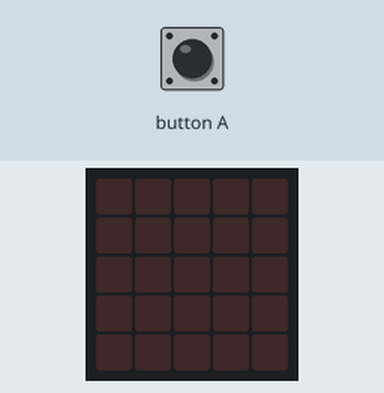
This program was run on a simulated BBC micro:bit (MakeCode). On the bench: the board's 5×5 LED display. The test bench sets the inputs (shaded band). Random numbers come from a fixed seed.

Above: at 1.2 s.
1.3 s: button A pressed 5 times (0.12 s each, 0.3 s apart)
At 4.2 s:
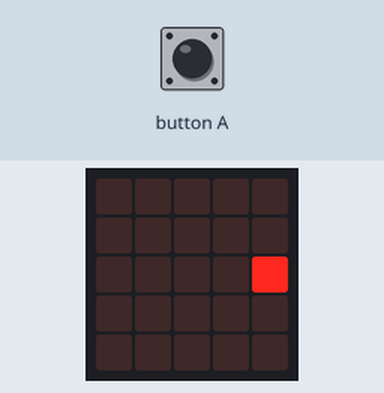
4.9 s: button A pressed for 0.15 s
At 6.8 s:
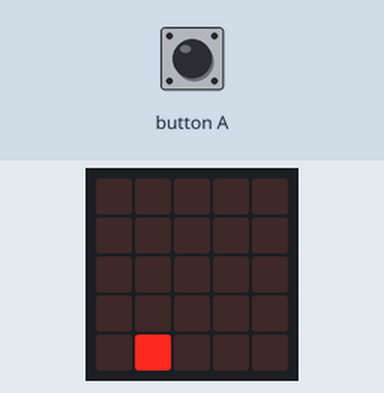
Timing chart, 0 to 8.3 s (numbered marks = the images above; inputs shaded):
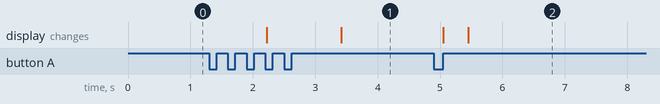

Measured:
- after the input at 4.9 s, the display: first changes after 0.15 s (image 2 shows a later state)

The program:

main.ts
```typescript
let x = 0
let y = 0
input.onButtonPressed(Button.A, function () {
    basic.showLeds(`
        . . . . .
        . . . . .
        . . . . .
        . . . . .
        . . . . .
        `)
    x = randint(1, 5)
    y = randint(1, 5)
    led.plot(x, y)
})
```

test.ts
```typescript
// ide kerülnek a tesztek; a rendszer ezt nem kompilálja, ha a csomagot bővítményként használják.
```
